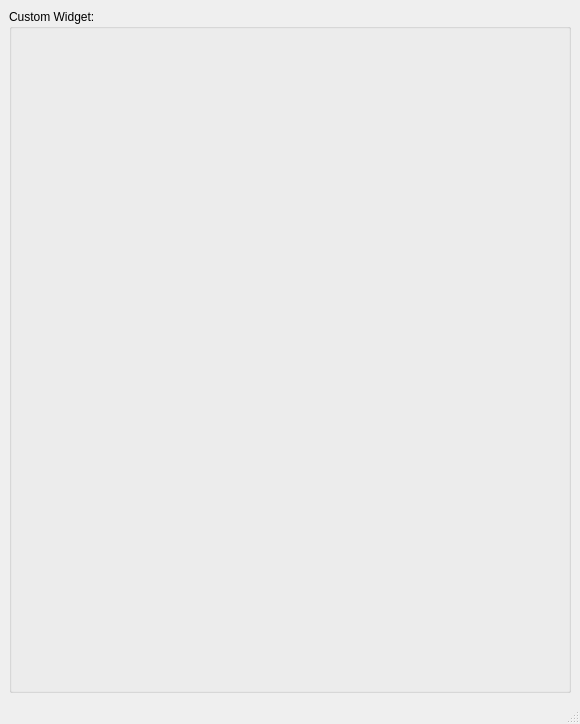
<?xml version="1.0" encoding="UTF-8"?>
<ui version="4.0">
 <class>MainWindow</class>
 <widget class="QMainWindow" name="MainWindow">
  <property name="geometry">
   <rect>
    <x>0</x>
    <y>0</y>
    <width>580</width>
    <height>724</height>
   </rect>
  </property>
  <property name="windowTitle">
   <string>task_007</string>
  </property>
  <widget class="QWidget" name="centralwidget">
   <layout class="QVBoxLayout" name="verticalLayout">
    <property name="sizeConstraint">
     <enum>QLayout::SetDefaultConstraint</enum>
    </property>
    <item>
     <widget class="QGroupBox" name="groupBox">
      <property name="sizePolicy">
       <sizepolicy hsizetype="Preferred" vsizetype="Preferred">
        <horstretch>0</horstretch>
        <verstretch>0</verstretch>
       </sizepolicy>
      </property>
      <property name="maximumSize">
       <size>
        <width>16777215</width>
        <height>16777215</height>
       </size>
      </property>
      <property name="title">
       <string>Custom Widget:</string>
      </property>
     </widget>
    </item>
   </layout>
  </widget>
  <widget class="QMenuBar" name="menubar">
   <property name="geometry">
    <rect>
     <x>0</x>
     <y>0</y>
     <width>580</width>
     <height>22</height>
    </rect>
   </property>
  </widget>
  <widget class="QStatusBar" name="statusbar"/>
 </widget>
 <resources/>
 <connections/>
</ui>
